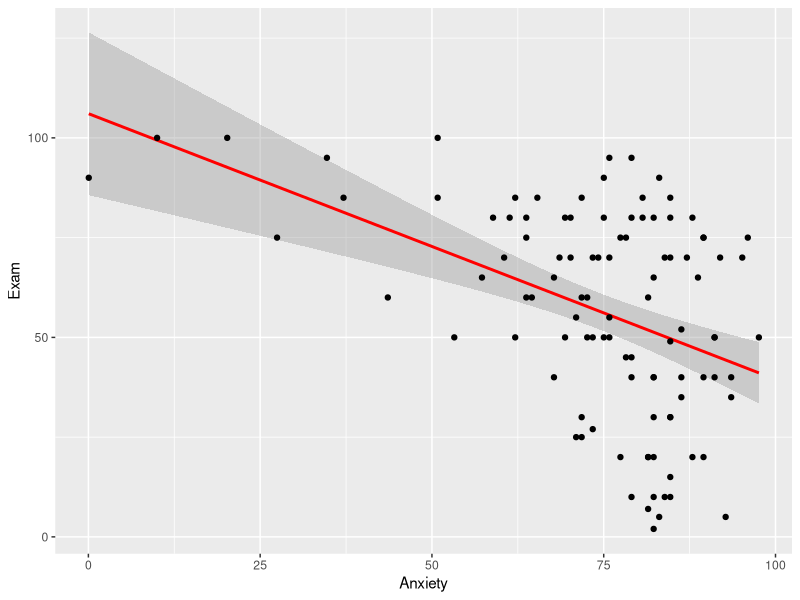
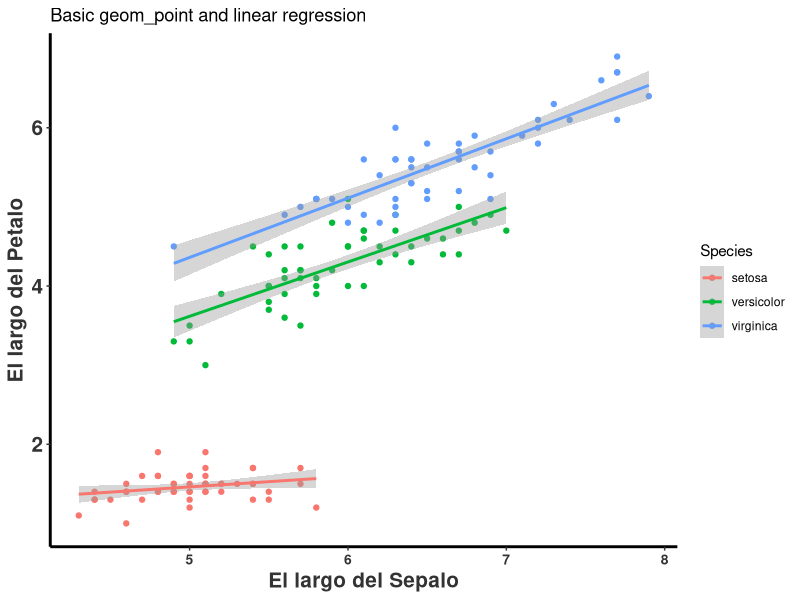
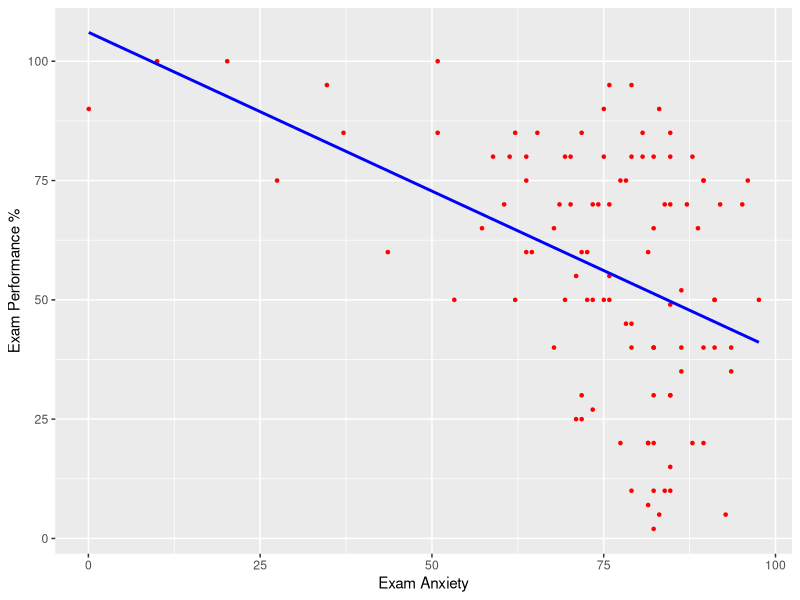
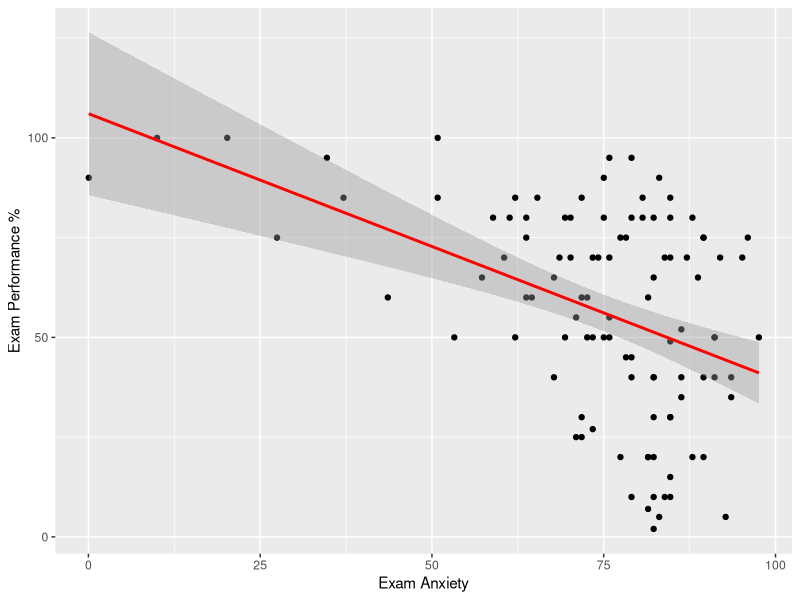
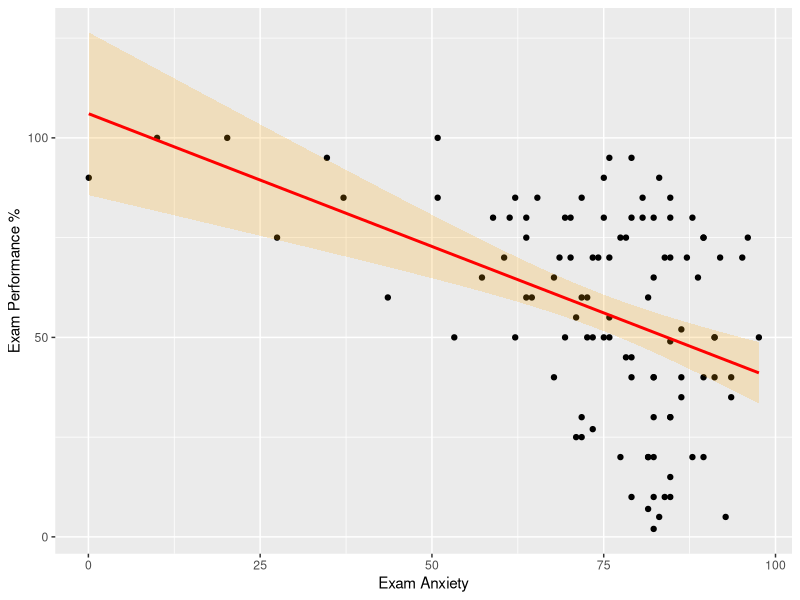
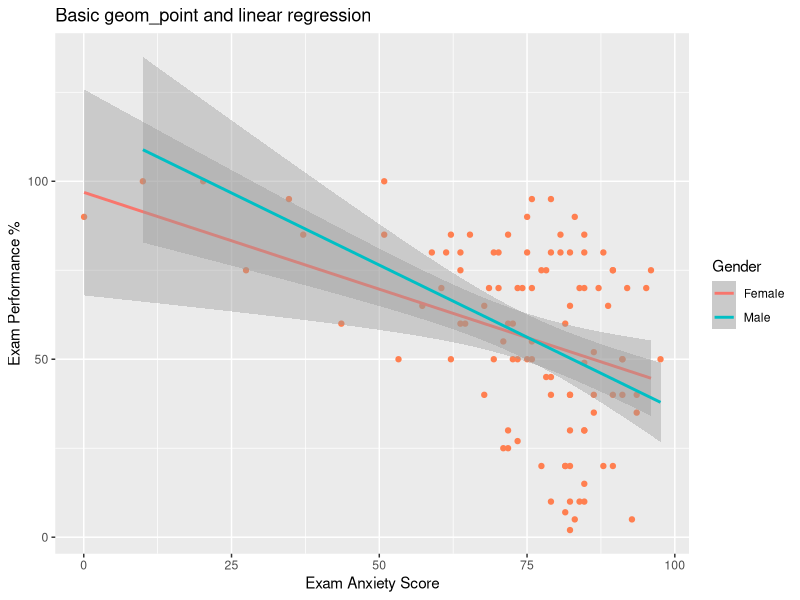
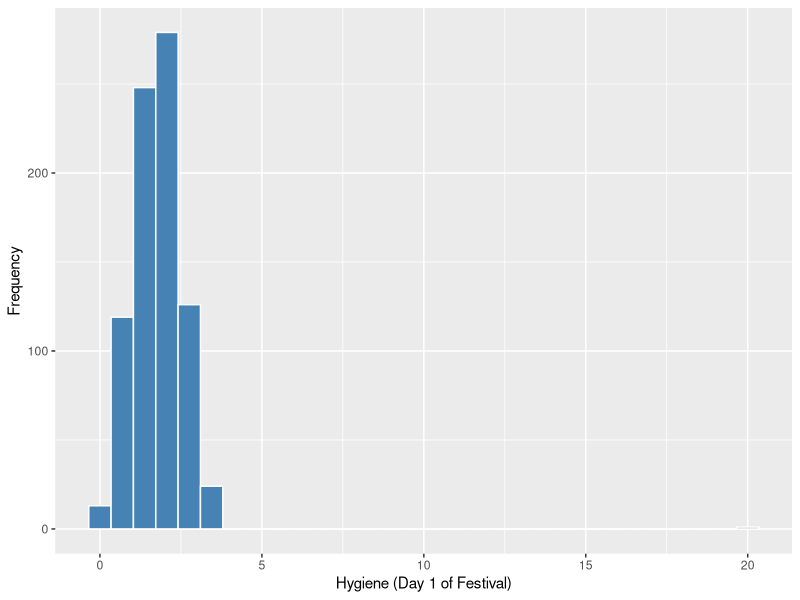
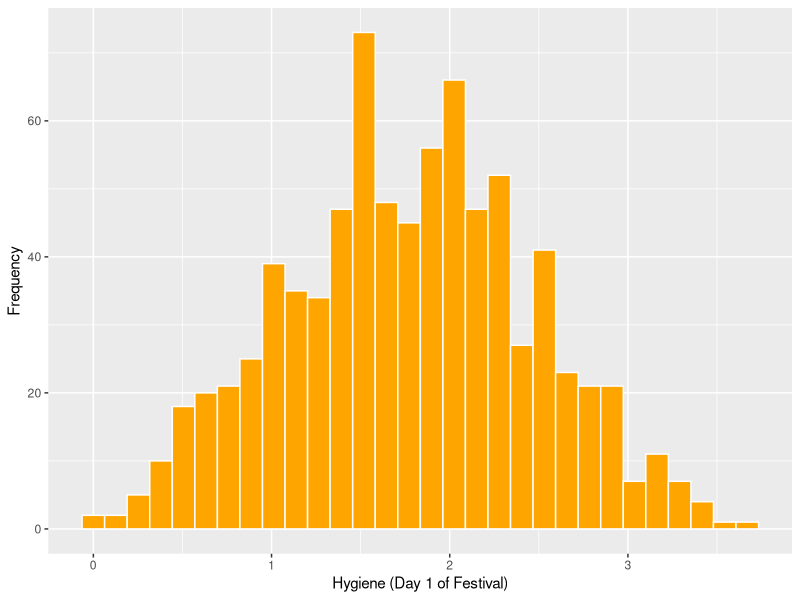

R code for these plots, in order:
## ---- chunk 1
library(ggplot2)
## ---- chunk 2
library(tidyverse)

rlt_theme <- theme(axis.title.y = element_text(colour="grey20",size=15,face="bold"),
        axis.text.x = element_text(colour="grey20",size=10, face="bold"),
        axis.text.y = element_text(colour="grey20",size=15,face="bold"),  
        axis.title.x = element_text(colour="grey20",size=15,face="bold"))+
  theme(
  # Remove panel border
  panel.border = element_blank(),  
  # Remove panel grid lines
  panel.grid.major = element_blank(),
  panel.grid.minor = element_blank(),
  # Remove panel background
  panel.background = element_blank(),
  # add thicker border lines
    axis.line.x = element_line(colour = "black", size = 1),
    axis.line.y = element_line(colour = "black", size = 1)
  )

# The palette with grey:
cbPalette1 <- c("#999999", "#E69F00", "#56B4E9", "#009E73", "#F0E442", "#0072B2", "#D55E00", "#CC79A7")

# The palette with black:
cbPalette2 <- c("#000000", "#E69F00", "#56B4E9", "#009E73", "#F0E442", "#0072B2", "#D55E00", "#CC79A7")

# To use for fills, add
#  scale_fill_manual(values=cbPalette)

# To use for line and point colors, add
  #scale_colour_manual(values=cbPalette)

## ---- chunk 3
library(readr)
Exam_Anxiety <- read_csv("Data_files_csv/Exam Anxiety.csv")
## ---- chunk 4
head(Exam_Anxiety)
tail(Exam_Anxiety)
## ---- chunk 5
names(Exam_Anxiety)
## ---- chunk 6

ggplot(Exam_Anxiety, aes(y=Exam, x=Anxiety))+ 
  geom_smooth(method=lm, colour="red")+
  geom_point()# linear model

## ---- chunk 7
tail(iris)


ggplot(iris, aes(Sepal.Length, Petal.Length,colour=Species)) +
      geom_point(aes(col = Species)) +
  geom_smooth(method="lm") +  
  labs(x = "El largo del Sepalo", y = "El largo del Petalo")+
  ggtitle("Basic geom_point and linear regression")+
  rlt_theme

## ---- chunk 8
ggsave("Iris_size.png") # .tiff, .png, .jpeg, .jpg

## ---- chunk 9


scatter <- ggplot(Exam_Anxiety, aes(Anxiety, Exam))
scatter + geom_point(shape=20, colour="red") + 
          geom_smooth(method = "lm", colour = "blue", se = F) +  # se = F, remueve el intervalo de confianza
  labs(x = "Exam Anxiety", y = "Exam Performance %")

## ---- chunk 10
scatter <- ggplot(Exam_Anxiety, aes(Anxiety, Exam))
scatter + geom_point() + 
          geom_smooth(method = "lm", colour = "Red")+ 
  labs(x = "Exam Anxiety", y = "Exam Performance %") 
## ---- chunk 11
scatter <- ggplot(Exam_Anxiety, aes(Anxiety, Exam))
scatter + geom_point() + 
  geom_smooth(method = "lm", colour = "Red", alpha = 0.2, fill = "orange") + 
  labs(x = "Exam Anxiety", y = "Exam Performance %") 
## ---- chunk 12

ggplot(Exam_Anxiety, aes(y=Exam, x=Anxiety, colour=Gender))+ 
  geom_point(colour="coral")+
  geom_smooth(method="lm") +  # lm (linear model) es para modelos lineales 
  labs(x = "Exam Anxiety Score", y = "Exam Performance %")+
  ggtitle("Basic geom_point and linear regression")

## ---- chunk 13
library(readr)
DownloadFestival <- read_csv("Data_files_csv/DownloadFestival.csv")

FD=DownloadFestival

## ---- chunk 14
head(FD, n=2)
tail(FD)

## ---- chunk 15
 ggplot(FD, aes(day1))+ 
  geom_histogram(colour="white", fill="steelblue") + 
  labs(x = "Hygiene (Day 1 of Festival)", y = "Frequency")
 
 
 
## ---- chunk 16
summary(DownloadFestival)

## ---- chunk 17
Festivalday1=subset(DownloadFestival, day1<5)
summary(Festivalday1)
## ---- chunk 18
festivalHistogram <- ggplot(Festivalday1, aes(day1))
festivalHistogram + 
  geom_histogram(fill="orange", colour="white") + 
  labs(x = "Hygiene (Day 1 of Festival)", y = "Frequency")

## ---- chunk 19

festivalBoxplot <- ggplot(Festivalday1, aes(x=1,y=day1))
festivalBoxplot + geom_boxplot() + labs(x = "Gender", y = "Hygiene (Day 1 of Festival)")


## ---- chunk 20

festivalBoxplot <- ggplot(Festivalday1, aes(x=gender,y=day2, colour=gender))
festivalBoxplot + 
  geom_point()+
  geom_boxplot(fill="yellow", alpha=0.1) + 
  labs(x = "Genero", y = "Higiene (Día 2 del Festival)")


## ---- chunk 21

Valoressesgados<-function(variable, digits = 2){
  
  zvariable<-(variable-mean(variable, na.rm = TRUE))/sd(variable, na.rm = TRUE)
  
  IC95<-abs(zvariable) >= 1.96  # error de 95%
  IC99<-abs(zvariable) >= 2.58   # error de 99%
  IC999<-abs(zvariable) >= 3.29  # error de 99.9%
  
  ncases<-length(na.omit(zvariable))
  
  percentaje95<-round(100*length(subset(IC95, IC95 == TRUE))/ncases, digits)
  percentaje99<-round(100*length(subset(IC99, IC99 == TRUE))/ncases, digits)
  percentaje999<-round(100*length(subset(IC999, IC999 == TRUE))/ncases, digits)
  
  cat("Valor absoluto z-score mayor de 1.96 = ", percentaje95, "%", "\n")
  cat("Valor absoluto z-score mayor de 2.58 = ",  percentaje99, "%", "\n")
  cat("Valor absoluto z-score mayor de 3.29 = ",  percentaje999, "%", "\n")
}

Valoressesgados(FD$day3)
## ---- chunk 22

library(Hmisc) # Se necesita este paquete para poner los intervalos de confianza

library(readr)
Hiccups <- read_csv("Data_files_csv/Hiccups.csv")
head(Hiccups, n=2)
## ---- chunk 23

hiccups<-stack(Hiccups) # organizar los datos en dos columnas con la función **stack**


names(hiccups)=c("Num_Hiccups","Intervention") # Cambiar el nombre de las columnas

head(hiccups)
## ---- chunk 24
ggplot(hiccups, aes(y=Num_Hiccups,x=Intervention))+ 
  stat_summary(fun.y = "mean", geom = "point") + 
  stat_summary(fun.y = "mean", geom = "line", aes(group = 1),colour = "Red", linetype = "dashed") +      
  stat_summary(fun.data = mean_cl_boot, geom = "errorbar", width = 0.2, colour="blue") + 
  labs(x = "Intervention", y = "Mean Number of Hiccups")
## ---- chunk 25
stem(Exam_Anxiety$Anxiety)

ggplot(Exam_Anxiety, aes(Anxiety))+
  geom_histogram()
## ---- chunk 26
#library(aplpack)
## ---- chunk 27
#stem.leaf(co2)
#stem.leaf.backback(Exam_Anxiety$Anxiety[1:30],Exam_Anxiety$Anxiety[31:60])
